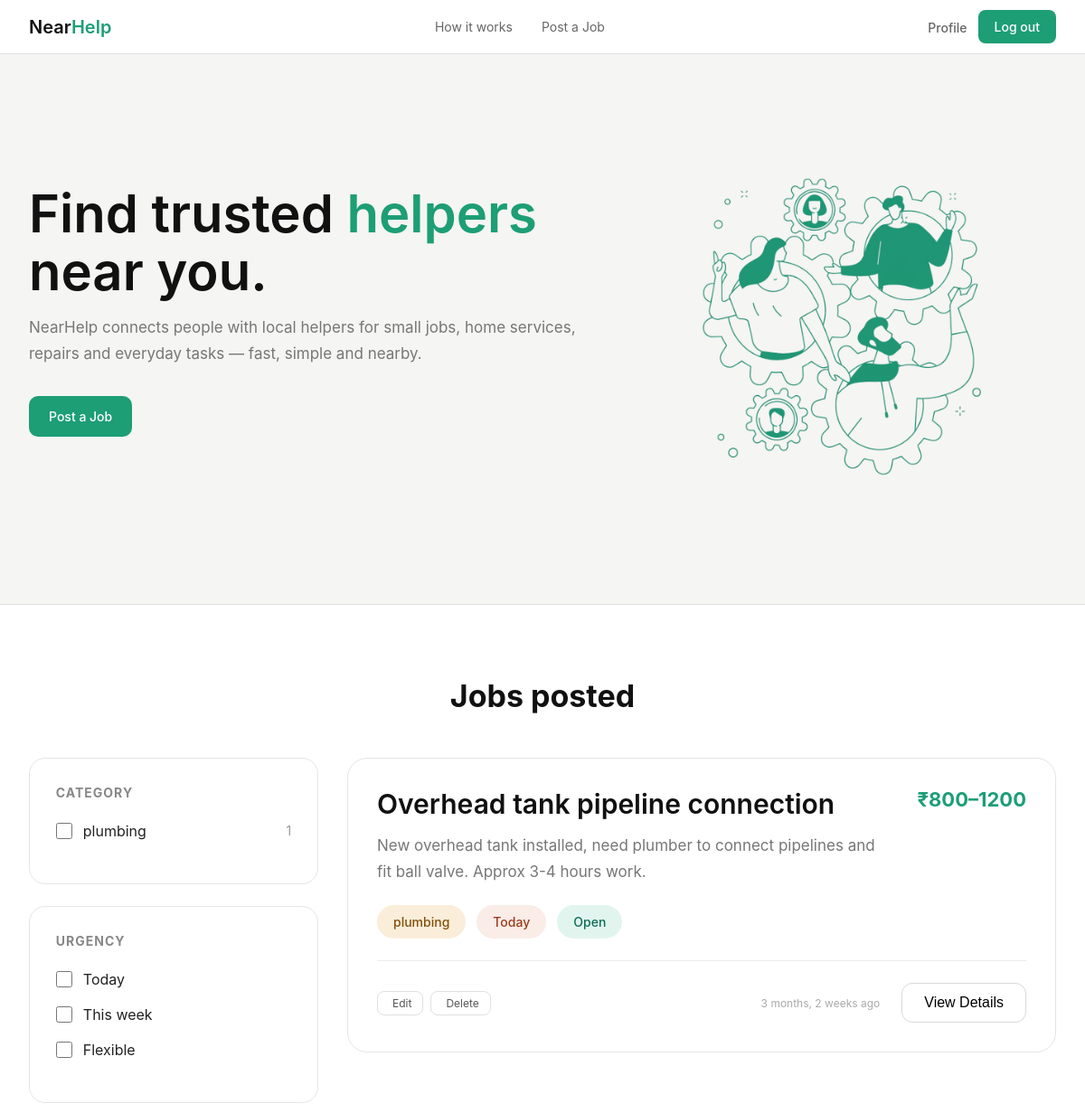
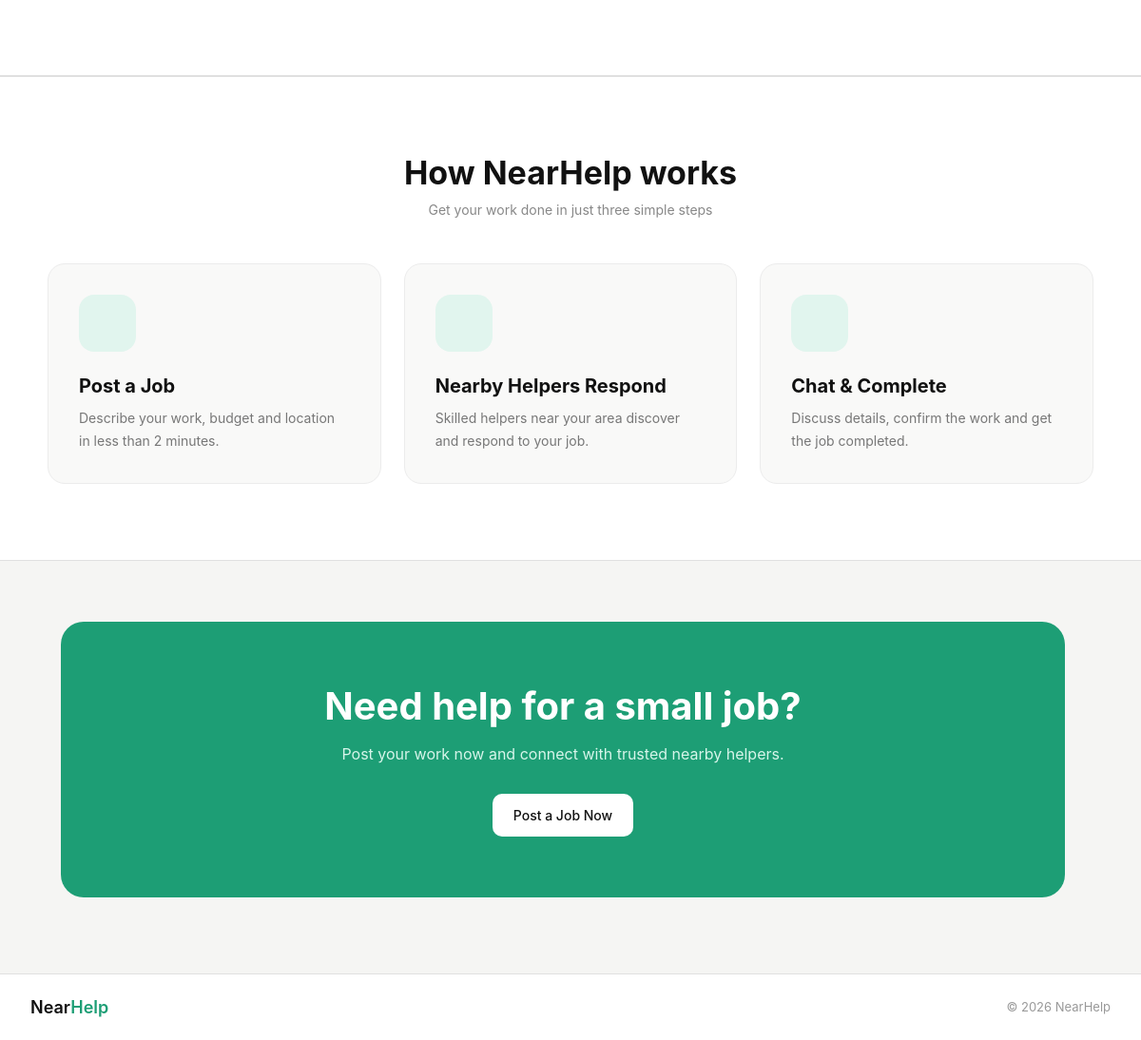
The app's page /Home_client (signed in) with its own data (2 pictures, top to bottom).
### projectnearhelpapp/models.py (models this page shows, shortened)
class Job_postings(models.Model):
        Client = models.ForeignKey(settings.AUTH_USER_MODEL, on_delete=models.CASCADE)
        Title = models.CharField(max_length=80)
        Category = models.CharField()
        Description = models.TextField(max_length=500)
        Photos = models.ImageField(upload_to="job_photos/" , blank=True, null=True)
        Budget_min = models.IntegerField(blank=True, null=True)
        Budget_max = models.IntegerField(blank=True, null=True)
        Duration = models.CharField()
        Urgency = models.CharField()
        Area = models.CharField(max_length=100)
        Town = models.CharField(max_length=100)
        Pin = models.IntegerField(max_length=6)
        Date_posted = models.DateTimeField(auto_now_add=True)
        Status = models.CharField(max_length=20, default='open')

### projectnearhelpapp/views.py (the view)
# urls.py: path('Home_client',views.Home_client,name='Home_client'),
@login_required
def Home_client(request):
    client = request.user.client_details
    client_jobs = Job_postings.objects.filter(Client=request.user)
    selected_categories = request.GET.getlist('category')
    selected_urgencies  = request.GET.getlist('urgency')
    if selected_categories:
        client_jobs = client_jobs.filter(Category__in=selected_categories)
    if selected_urgencies:
        client_jobs = client_jobs.filter(Urgency__in=selected_urgencies)
    all_jobs = Job_postings.objects.filter(Client=request.user)
    category_counts = (
                            Job_postings.objects
                            .filter(Client=request.user)
                            .values_list('Category', flat=False)
                            .values('Category')
                            .annotate(count=Count('id'))
                            .values_list('Category', 'count')
                            .order_by('Category')
                        )
    context = {
        'client': client,
        'client_jobs': client_jobs,
        'total_jobs': client_jobs.count(),
        'open_jobs': client_jobs.filter(Status='open').count(),
        'completed_jobs': client_jobs.filter(Status='closed').count(),
        'selected_categories': selected_categories,
        'selected_urgencies': selected_urgencies,
        'category_counts': category_counts,
    }
    return render(request,'home_client.html', context)

### projectnearhelpapp/templates/home_client.html (shortened to what this page needs)
<!DOCTYPE html>
<html lang="en">
    <head>
        {% load static %}
        <link rel="stylesheet"
            href="https://cdn.jsdelivr.net/npm/@tabler/icons-webfont@latest/dist/tabler-icons.min.css">
        <link rel="stylesheet" href="{% static 'css/home_helper.css' %}">
        <link rel="stylesheet" href="{% static 'css/profile_client.css' %}">
        <link rel="stylesheet" href="{% static 'css/home_client.css' %}">
    </head>
    <body>
        <header class="nav">
            <a href class="logo">
                Near<span>Help</span>
            </a>
            <div class="nav-links">
                <a href="#how">How it works</a>
                <a href="{% url 'Job_posting_form' %}">Post a Job</a>
            </div>
            <div class="nav-actions">
                <div class="role-icon role-icon-client">
                    <a href="{% url 'Profile_client' %}"
                        class="nav_profile">Profile</a>
                </div>
                <a href="{% url 'Logout' %}" class="nav-post-btn">
                    Log out
                </a>
            </div>
        </header>
        <section class="hero">
            <div class="hero-content">
                <div class="hero-left">
                    <h1>
                        Find trusted <span>helpers</span>
                        near you.
                    </h1>
                    <p>
                        NearHelp connects people with local helpers for small
                        jobs,
                        home services, repairs and everyday tasks — fast, simple
                        and nearby.
                    </p>
                    <div class="hero-actions">
                        <a href="{% url 'Job_posting_form' %}"
                            class="btn-primary">
                            Post a Job
                        </a>
                    </div>
                </div>
                <div class="hero-right">
                    <div class="search-card">
                        <img class="hero_right_img" src="{% static 'images/final_wrk.png' %}" alt="img workers">
                    </div>
                </div>
            </div>
        </section>
        <section class="jobs-section">
            <div class="section-heading">
                <h2>Jobs posted</h2>
            </div>
            <div class="jobs-layout">
                <form method="GET" id="filter-form">
                    <aside class="jobs-filters">
                        <div class="filter-box">
                            <h3>CATEGORY</h3>
                            {% for cat, count in category_counts %}
                            <label class="filter-item">
                                <div class="filter-left">
                                    <input type="checkbox" name="category"
                                        value="{{ cat }}"
                                        onchange="document.getElementById('filter-form').submit()">
                                    <span>{{ cat }}</span>
                                </div>
                                <small>{{ count }}</small>
                            </label>
                            {% endfor %}
                        </div>
                        <div class="filter-box">
                            <h3>URGENCY</h3>
                            <label class="filter-item">
                                <div class="filter-left">
                                    <input type="checkbox" name="urgency"
                                        value="today"
                                        onchange="document.getElementById('filter-form').submit()">
                                    <span>Today</span>
                                </div>
                            </label>
                            <label class="filter-item">
                                <div class="filter-left">
                                    <input type="checkbox" name="urgency"
                                        value="week"
                                        onchange="document.getElementById('filter-form').submit()">
                                    <span>This week</span>
                                </div>
                            </label>
                            <label class="filter-item">
                                <div class="filter-left">
                                    <input type="checkbox" name="urgency"
                                        value="flexible"
                                        onchange="document.getElementById('filter-form').submit()">
                                    <span>Flexible</span>
                                </div>
                            </label>
                        </div>
                    </aside>
                </form>
                <div class="jobs-list">
                    {% for job in client_jobs %}
                    <div class="job-card">
                        <div class="job-top">
                            <div>
                                <h3>{{ job.Title }}</h3>
                                <p>
                                    {{ job.Description|truncatewords:20 }}
                                </p>
                            </div>
                            <h4>₹{{ job.Budget_min }}–{{ job.Budget_max }}</h4>
                        </div>
                        <div class="job-tags">
                            <span class="tag yellow-tag">{{ job.Category }}
                                </span>
                            {% if job.Urgency == 'today' %}
                            <span class="tag red-tag">Today</span>
                            {% elif job.Urgency == 'week' %}
                            <span class="tag red-tag">This Week</span>
                            {% else %}
                            <span class="tag red-tag">Flexible</span>
                            {% endif%}
                            {% if job.Status == 'open' %}
                            <span class=" badge-open tag green-tag">Open</span>
                            {% else %}
                            <span
                                class=" badge-closed tag red-tag">Closed</span>
                            {% endif %}
                        </div>
                        <div class="job-bottom">
                            <div class="user-box">
                                <div class="job-card-actions">
                                    <button class="action-btn">
                                        Edit</button>
                                    <button class="action-btn danger">
                                        Delete</button>
                                </div>
                            </div>
                            <div class="job-action">
                                <div class="job-card-time">
                                    {{ job.Date_posted|timesince }} ago
                                </div>
                                <button><a href="{% url 'Job_detail_client' job.id %}" class="btn">View Details</a></button>
                            </div>
                        </div>
                    </div>
                    {% endfor %}
                </div>
            </div>
        </section>
        <section class="how-section" id="how">
            <div class="section-heading">
                <h2>How NearHelp works</h2>
                <p>Get your work done in just three simple steps</p>
            </div>
            <div class="steps-grid">
                <div class="step-card">
                    <div class="step-icon">
                    </div>
                    <h3>Post a Job</h3>
                    <p>
                        Describe your work, budget and location in less than 2
                        minutes.
                    </p>
                </div>
                <div class="step-card">
                    <div class="step-icon">
                    </div>
                    <h3>Nearby Helpers Respond</h3>
                    <p>
                        Skilled helpers near your area discover and respond to
                        your job.
                    </p>
                </div>
                <div class="step-card">
                    <div class="step-icon">
                    </div>
                    <h3>Chat & Complete</h3>
                    <p>
                        Discuss details, confirm the work and get the job
                        completed.
                    </p>
                </div>
            </div>
        </section>
        <section class="cta-section">
            <div class="cta-box">
                <h2>Need help for a small job?</h2>
                <p>
                    Post your work now and connect with trusted nearby helpers.
                </p>
                <a href="{% url 'Job_posting_form' %}" class="btn-primary">
                    Post a Job Now
                </a>
            </div>
        </section>
        <footer class="footer">
            <a href="#" class="footer-logo">
                Near<span>Help</span>
            </a>
            <p>
                © 2026 NearHelp
            </p>
        </footer>
    </body>
</html>

### static/css/profile_client.css (style rules this page uses)
* { box-sizing: border-box; margin: 0; padding: 0; }
body { font-family: -apple-system, BlinkMacSystemFont, 'Segoe UI', Roboto, sans-serif; background: #f5f5f3; color: #111; min-height: 100vh; display: flex; flex-direction: column; }
.nav { background: #fff; border-bottom: 0.5px solid #e0e0e0; padding: 0 2rem; height: 56px; display: flex; align-items: center; justify-content: space-between; position: sticky; top: 0; z-index: 100; }
.logo { font-size: 18px; font-weight: 500; color: #111; text-decoration: none; }
.logo span { color: #1D9E75; }
.nav-links { display: flex; align-items: center; gap: 20px; }
.btn-primary { display: inline-flex; align-items: center; gap: 6px; background: #1D9E75; color: #fff; border: none; border-radius: 8px; padding: 8px 16px; font-size: 13px; font-weight: 500; cursor: pointer; font-family: inherit; transition: background 0.15s; text-decoration: none; }
.job-card { background: #fff; border: 0.5px solid #e0e0e0; border-radius: 12px; padding: 1rem 1.25rem; margin-bottom: 10px; transition: border-color 0.15s; }
.badge-open { background: #E1F5EE; color: #0F6E56; }
.job-card-time { font-size: 12px; color: #aaa; display: flex; align-items: center; gap: 4px; }
.job-card-actions { display: flex; gap: 8px; }
.action-btn { font-size: 12px; padding: 5px 12px; border-radius: 8px; cursor: pointer; font-family: inherit; border: 0.5px solid #e0e0e0; background: transparent; color: #555; display: flex; align-items: center; gap: 4px; transition: all 0.12s; }
.footer { background: #fff; border-top: 0.5px solid #e0e0e0; padding: 1.25rem 2rem; display: flex; align-items: center; justify-content: space-between; flex-wrap: wrap; gap: 8px; }
.footer-logo { font-size: 15px; font-weight: 500; color: #111; text-decoration: none; }
.footer-logo span { color: #1D9E75; }

### records on screen
Job_postings: Title "Overhead tank pipeline connection", Description "New overhead tank installed, need plumber to connect pipelines and fit ball valve. Approx 3-4 hours work.", Budget_min "800", Budget_max "1200", Category "plumbing", Urgency "Today", Status "Open", Date_posted "3 months, 2 weeks"

### other values on screen
{{ cat }} "plumbing"
{{ count }} "1"
